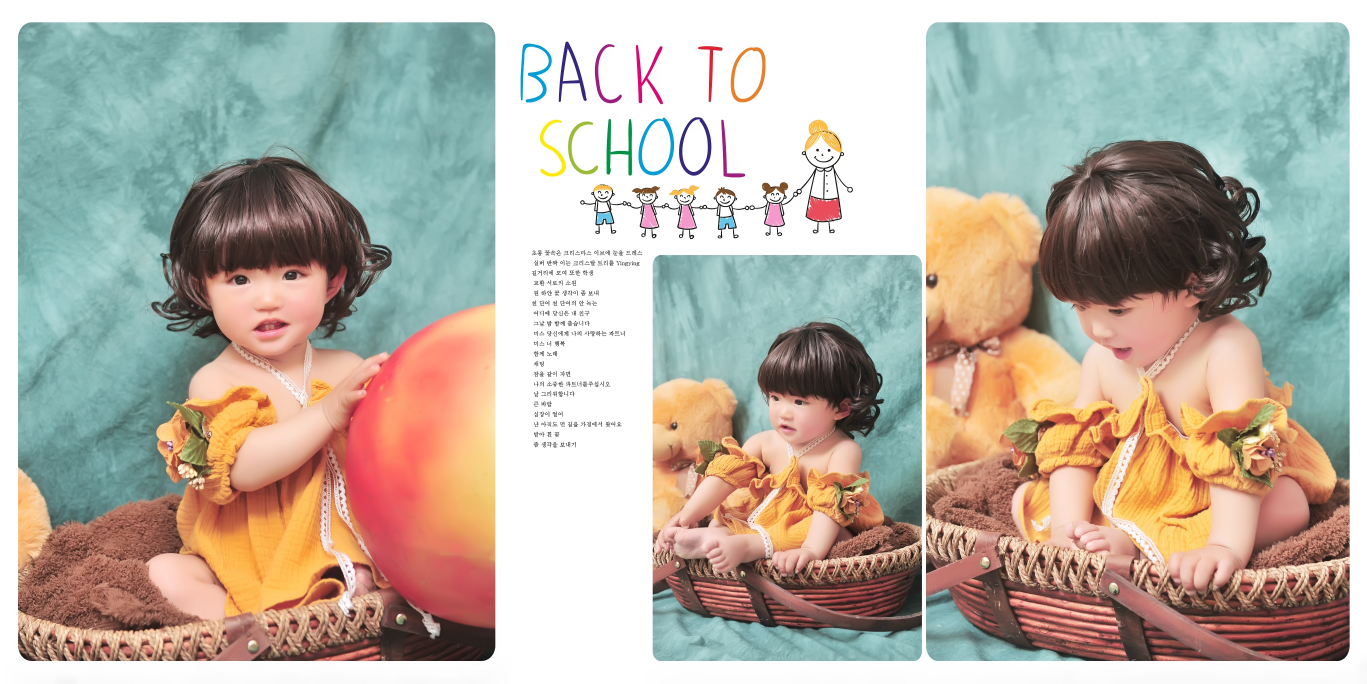
#> input picture images/input.jpg, 4100 x 2050 px (shown at 1/3 size)
$ python crop_width_height.py ../../images/input.jpg   (Python 2 division)
#> lines starting #> are read from the running program, lines starting #| are printed output that depends on the picture
#coding=utf-8

from PIL import Image
import re,os
import sys

def px2cm(px,dpi):
     return px /float( dpi) * 2.539999918
def cm2px(cm,dpi):
     return cm / 2.539999918 * dpi


def size_by_width(cw,ch,src,dst):
#> called with cw = 51, ch = 25.5, src = '../../images/input.jpg', dst = '../../images/input.jpg'
    im = Image.open(src)
#> im is the input picture: PIL image 4100x2050 RGB; mean R, G, B 185.1, 177, 164.9
    dpi=im.info['dpi'][0]
#> dpi = 254
    tx=round(cm2px(cw,dpi))
#> tx = 5100
    ty=round(cm2px(ch,dpi))
#> ty = 2550
    x=(im.size[0]-tx)/2
#> x = -500
    y=(im.size[1]-ty)/2
#> y = -250
    w=im.size[0]-((im.size[0]-tx)/2)
#> w = 4600
    h=im.size[1]-((im.size[1]-ty)/2)
#> h = 2300

    print tx,ty,x,y,w,h
#| 5100 2550 -500 -250 4600 2300
    im = im.crop((x,y,w,h))
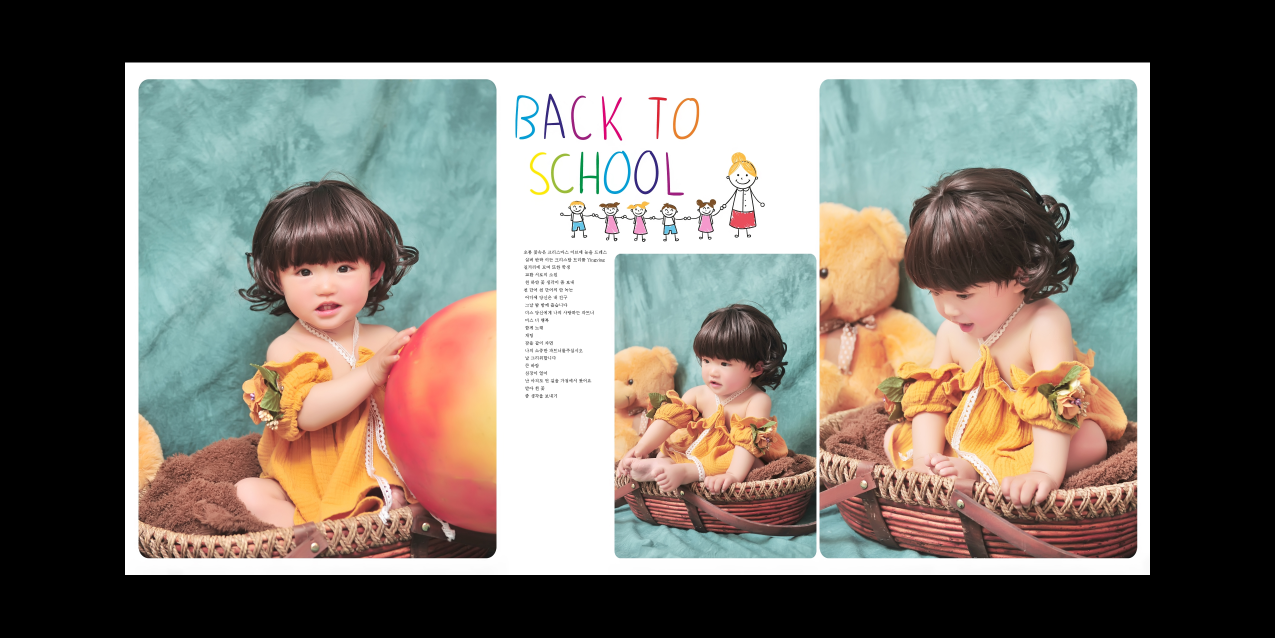
#> im: PIL image 5100x2550 RGB (shown at 1/4 size); mean R, G, B 119.7, 114.4, 106.6
    im.save(dst,quality=95,dpi=(dpi,dpi))


file_paths = sys.argv[1:]

w=750

#size_by_width(51,25.5,'C:/Users/Administrator/Desktop/1/P001.jpg','C:/Users/Administrator/Desktop/1/P001.jpg')
for p in file_paths:
    size_by_width(51,25.5,p,p)
    print p
